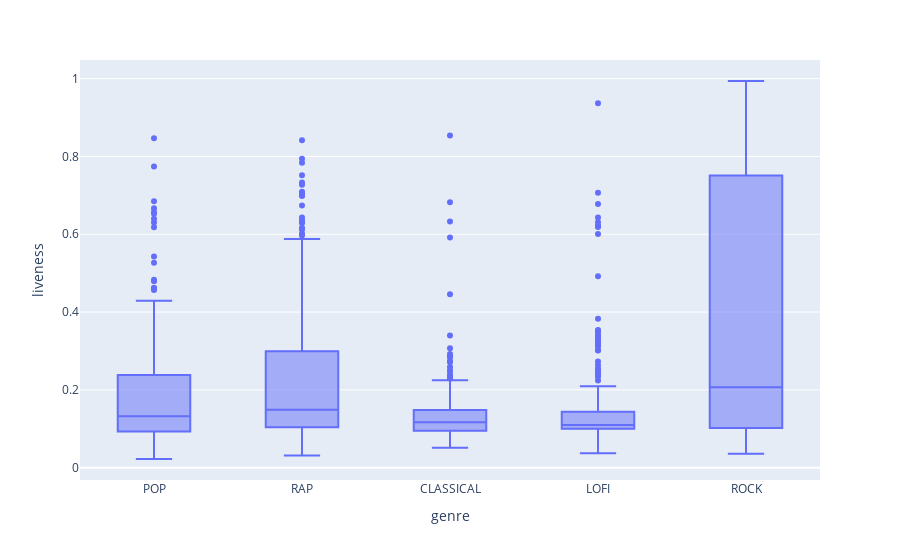

The notebook cell this image was saved under:
### Markdown cell above
liveness

### Code cell
px.box(genre_df, x='genre', y='liveness')

### Figure 1 — Plotly figure (JSON) as saved in the notebook; plotly's stock layout.template omitted (floating-point values rounded to 4 significant figures; data arrays with more than 128 entries replaced by an {"elided": "..."} marker saying what was removed)
{"data": [{"alignmentgroup": "True", "hovertemplate": "genre=%{x}<br>liveness=%{y}<extra></extra>", "legendgroup": "", "marker": {"color": "#636efa"}, "name": "", "notched": false, "offsetgroup": "", "orientation": "v", "showlegend": false, "type": "box", "x": {"elided": "1337 str values"}, "x0": " ", "xaxis": "x", "y": {"elided": "1337 float values"}, "y0": " ", "yaxis": "y"}], "layout": {"boxmode": "group", "legend": {"tracegroupgap": 0}, "margin": {"t": 60}, "xaxis": {"anchor": "y", "domain": [0, 1], "title": {"text": "genre"}}, "yaxis": {"anchor": "x", "domain": [0, 1], "title": {"text": "liveness"}}}}
